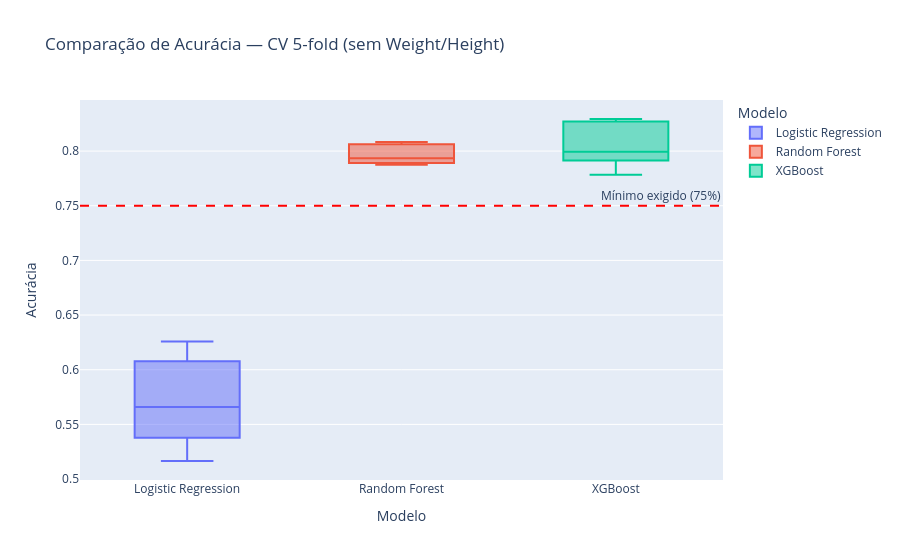

Source (notebook cell):
### Code cell
results_df = pd.DataFrame(cv_results).melt(var_name='Modelo', value_name='Acurácia')
fig = px.box(results_df, x='Modelo', y='Acurácia',
             title='Comparação de Acurácia — CV 5-fold (sem Weight/Height)',
             color='Modelo')
fig.add_hline(y=0.75, line_dash='dash', line_color='red',
              annotation_text='Mínimo exigido (75%)')
fig.show()

### Figure 1 — Plotly figure (JSON) as saved in the notebook; plotly's stock layout.template omitted (floating-point values rounded to 4 significant figures)
{"data": [{"alignmentgroup": "True", "hovertemplate": "Modelo=%{x}<br>Acurácia=%{y}<extra></extra>", "legendgroup": "Logistic Regression", "marker": {"color": "#636efa"}, "name": "Logistic Regression", "notched": false, "offsetgroup": "Logistic Regression", "orientation": "v", "showlegend": true, "type": "box", "x": ["Logistic Regression", "Logistic Regression", "Logistic Regression", "Logistic Regression", "Logistic Regression"], "x0": " ", "xaxis": "x", "y": [0.5449, 0.6018, 0.5659, 0.6257, 0.5165], "y0": " ", "yaxis": "y"}, {"alignmentgroup": "True", "hovertemplate": "Modelo=%{x}<br>Acurácia=%{y}<extra></extra>", "legendgroup": "Random Forest", "marker": {"color": "#EF553B"}, "name": "Random Forest", "notched": false, "offsetgroup": "Random Forest", "orientation": "v", "showlegend": true, "type": "box", "x": ["Random Forest", "Random Forest", "Random Forest", "Random Forest", "Random Forest"], "x0": " ", "xaxis": "x", "y": [0.7874, 0.8084, 0.7934, 0.8054, 0.7898], "y0": " ", "yaxis": "y"}, {"alignmentgroup": "True", "hovertemplate": "Modelo=%{x}<br>Acurácia=%{y}<extra></extra>", "legendgroup": "XGBoost", "marker": {"color": "#00cc96"}, "name": "XGBoost", "notched": false, "offsetgroup": "XGBoost", "orientation": "v", "showlegend": true, "type": "box", "x": ["XGBoost", "XGBoost", "XGBoost", "XGBoost", "XGBoost"], "x0": " ", "xaxis": "x", "y": [0.7994, 0.8263, 0.7784, 0.8293, 0.7958], "y0": " ", "yaxis": "y"}], "layout": {"annotations": [{"showarrow": false, "text": "Mínimo exigido (75%)", "x": 1, "xanchor": "right", "xref": "x domain", "y": 0.75, "yanchor": "bottom", "yref": "y"}], "boxmode": "overlay", "legend": {"title": {"text": "Modelo"}, "tracegroupgap": 0}, "shapes": [{"line": {"color": "red", "dash": "dash"}, "type": "line", "x0": 0, "x1": 1, "xref": "x domain", "y0": 0.75, "y1": 0.75, "yref": "y"}], "title": {"text": "Comparação de Acurácia — CV 5-fold (sem Weight/Height)"}, "xaxis": {"anchor": "y", "categoryarray": ["Logistic Regression", "Random Forest", "XGBoost"], "categoryorder": "array", "domain": [0, 1], "title": {"text": "Modelo"}}, "yaxis": {"anchor": "x", "domain": [0, 1], "title": {"text": "Acurácia"}}}}
